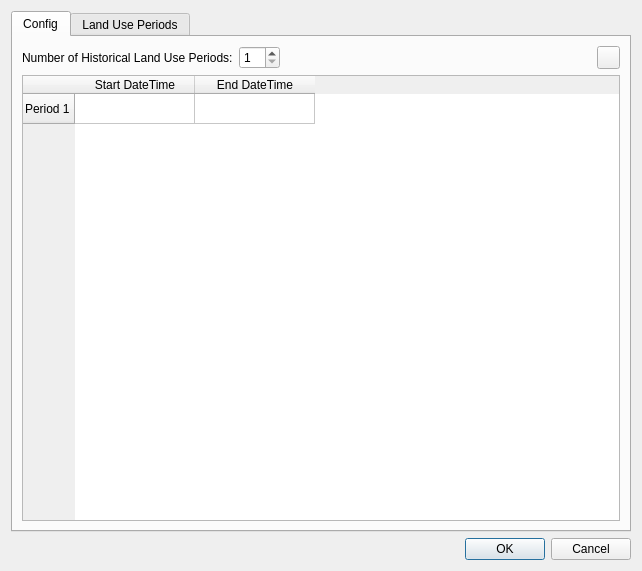
<?xml version="1.0" encoding="UTF-8"?>
<ui version="4.0">
 <class>Dialog</class>
 <widget class="QDialog" name="Dialog">
  <property name="geometry">
   <rect>
    <x>0</x>
    <y>0</y>
    <width>642</width>
    <height>571</height>
   </rect>
  </property>
  <property name="windowTitle">
   <string>Dialog</string>
  </property>
  <layout class="QVBoxLayout" name="verticalLayout">
   <item>
    <widget class="QTabWidget" name="tabWidget_historicalLandUseInput">
     <property name="currentIndex">
      <number>0</number>
     </property>
     <widget class="QWidget" name="tab_config">
      <attribute name="title">
       <string>Config</string>
      </attribute>
      <layout class="QVBoxLayout" name="verticalLayout_2">
       <item>
        <layout class="QHBoxLayout" name="horizontalLayout_nHorizons">
         <item>
          <widget class="QLabel" name="label_nLandUseLayers">
           <property name="text">
            <string>Number of Historical Land Use Periods:</string>
           </property>
          </widget>
         </item>
         <item>
          <widget class="QSpinBox" name="spinBox_nLandUseLayers">
           <property name="minimum">
            <number>1</number>
           </property>
          </widget>
         </item>
         <item>
          <spacer name="horizontalSpacer_nHorizons">
           <property name="orientation">
            <enum>Qt::Horizontal</enum>
           </property>
           <property name="sizeHint" stdset="0">
            <size>
             <width>40</width>
             <height>20</height>
            </size>
           </property>
          </spacer>
         </item>
         <item>
          <widget class="QPushButton" name="pushButton_addLandUseInputWidgets">
           <property name="minimumSize">
            <size>
             <width>23</width>
             <height>23</height>
            </size>
           </property>
           <property name="maximumSize">
            <size>
             <width>23</width>
             <height>16777215</height>
            </size>
           </property>
           <property name="toolTip">
            <string>Execute All Morphology</string>
           </property>
           <property name="autoFillBackground">
            <bool>false</bool>
           </property>
           <property name="styleSheet">
            <string notr="true">    QPushButton {
        text-align: left;
    }</string>
           </property>
           <property name="text">
            <string/>
           </property>
           <property name="icon">
            <iconset>
             <normaloff>Resources/run.png</normaloff>Resources/run.png</iconset>
           </property>
          </widget>
         </item>
        </layout>
       </item>
       <item>
        <widget class="QTableWidget" name="tableWidget_landUseTimeInputs">
         <property name="sizeAdjustPolicy">
          <enum>QAbstractScrollArea::AdjustToContents</enum>
         </property>
         <attribute name="horizontalHeaderMinimumSectionSize">
          <number>25</number>
         </attribute>
         <attribute name="horizontalHeaderDefaultSectionSize">
          <number>120</number>
         </attribute>
         <row>
          <property name="text">
           <string>Period 1</string>
          </property>
         </row>
         <column>
          <property name="text">
           <string>Start DateTime</string>
          </property>
         </column>
         <column>
          <property name="text">
           <string>End DateTime</string>
          </property>
         </column>
        </widget>
       </item>
      </layout>
     </widget>
     <widget class="QWidget" name="tab_historicalLandUseInput">
      <attribute name="title">
       <string>Land Use Periods</string>
      </attribute>
      <layout class="QVBoxLayout" name="verticalLayout_3">
       <item>
        <widget class="QLabel" name="label_landUseDescription">
         <property name="text">
          <string>Select Land Use layers for different time period:</string>
         </property>
        </widget>
       </item>
       <item>
        <widget class="QScrollArea" name="scrollArea_multiLandUseLayersHost">
         <property name="widgetResizable">
          <bool>true</bool>
         </property>
         <widget class="QWidget" name="scrollAreaWidgetContents">
          <property name="geometry">
           <rect>
            <x>0</x>
            <y>0</y>
            <width>600</width>
            <height>343</height>
           </rect>
          </property>
          <layout class="QVBoxLayout" name="verticalLayout_4">
           <item>
            <layout class="QHBoxLayout" name="horizontalLayout_inputLandUseLayer1" stretch="2,1,2,6,1">
             <item>
              <widget class="QLabel" name="label_startingYearLayer1">
               <property name="text">
                <string/>
               </property>
              </widget>
             </item>
             <item>
              <widget class="QLabel" name="label_toLayer1">
               <property name="text">
                <string>to</string>
               </property>
              </widget>
             </item>
             <item>
              <widget class="QLabel" name="label_endingYearLayer1">
               <property name="text">
                <string/>
               </property>
              </widget>
             </item>
             <item>
              <widget class="QComboBox" name="comboBox_inputLandUseLayer1"/>
             </item>
             <item>
              <widget class="QPushButton" name="pushButton_browseLandUseLayer1">
               <property name="maximumSize">
                <size>
                 <width>40</width>
                 <height>16777215</height>
                </size>
               </property>
               <property name="toolTip">
                <string>Select Project Folder</string>
               </property>
               <property name="text">
                <string>...</string>
               </property>
              </widget>
             </item>
            </layout>
           </item>
           <item>
            <spacer name="verticalSpacer">
             <property name="orientation">
              <enum>Qt::Vertical</enum>
             </property>
             <property name="sizeHint" stdset="0">
              <size>
               <width>20</width>
               <height>40</height>
              </size>
             </property>
            </spacer>
           </item>
          </layout>
         </widget>
        </widget>
       </item>
       <item>
        <layout class="QHBoxLayout" name="horizontalLayout_lookupTable" stretch="1,2,0">
         <property name="topMargin">
          <number>0</number>
         </property>
         <item>
          <widget class="QLabel" name="label_lookupTable">
           <property name="text">
            <string>Lookup Table:</string>
           </property>
          </widget>
         </item>
         <item>
          <widget class="QComboBox" name="comboBox_lookupTableInput"/>
         </item>
         <item>
          <widget class="QPushButton" name="pushButton_browsecLookupTable">
           <property name="maximumSize">
            <size>
             <width>40</width>
             <height>16777215</height>
            </size>
           </property>
           <property name="toolTip">
            <string>Select Project Folder</string>
           </property>
           <property name="text">
            <string>...</string>
           </property>
          </widget>
         </item>
        </layout>
       </item>
       <item>
        <layout class="QHBoxLayout" name="horizontalLayout_mappingField" stretch="1,2">
         <property name="topMargin">
          <number>0</number>
         </property>
         <item>
          <widget class="QLabel" name="label_mappingField">
           <property name="text">
            <string>Mapping Field:</string>
           </property>
          </widget>
         </item>
         <item>
          <widget class="QComboBox" name="comboBox_mappingFieldInput"/>
         </item>
        </layout>
       </item>
       <item>
        <layout class="QHBoxLayout" name="horizontalLayout_classField" stretch="1,2">
         <property name="topMargin">
          <number>0</number>
         </property>
         <item>
          <widget class="QLabel" name="label_classField">
           <property name="text">
            <string>Class Field:</string>
           </property>
          </widget>
         </item>
         <item>
          <widget class="QComboBox" name="comboBox_classFieldInput"/>
         </item>
        </layout>
       </item>
      </layout>
     </widget>
    </widget>
   </item>
   <item>
    <widget class="QDialogButtonBox" name="buttonBox">
     <property name="orientation">
      <enum>Qt::Horizontal</enum>
     </property>
     <property name="standardButtons">
      <set>QDialogButtonBox::Cancel|QDialogButtonBox::Ok</set>
     </property>
    </widget>
   </item>
  </layout>
 </widget>
 <resources/>
 <connections>
  <connection>
   <sender>buttonBox</sender>
   <signal>accepted()</signal>
   <receiver>Dialog</receiver>
   <slot>accept()</slot>
   <hints>
    <hint type="sourcelabel">
     <x>248</x>
     <y>254</y>
    </hint>
    <hint type="destinationlabel">
     <x>157</x>
     <y>274</y>
    </hint>
   </hints>
  </connection>
  <connection>
   <sender>buttonBox</sender>
   <signal>rejected()</signal>
   <receiver>Dialog</receiver>
   <slot>reject()</slot>
   <hints>
    <hint type="sourcelabel">
     <x>316</x>
     <y>260</y>
    </hint>
    <hint type="destinationlabel">
     <x>286</x>
     <y>274</y>
    </hint>
   </hints>
  </connection>
 </connections>
</ui>
